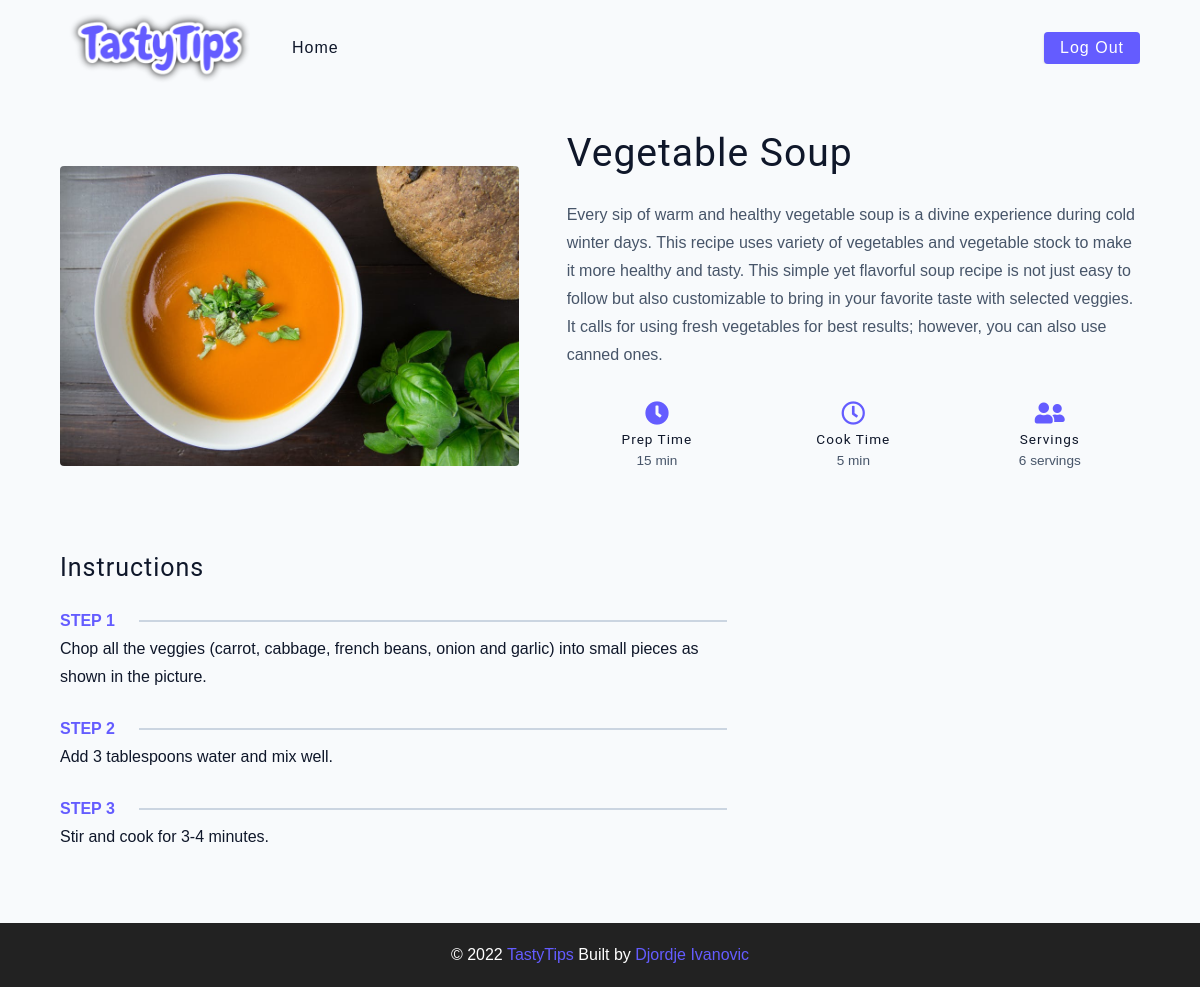
/single_recipe.php?recipe_id=3 (signed in), run on the app's committed database.
### tables this page shows
CREATE TABLE `recipe` (
  `id` int(11) UNSIGNED NOT NULL,
  `name` varchar(255) NOT NULL,
  `prep_time` int(11) NOT NULL,
  `cook_time` int(11) NOT NULL,
  `num_of_servings` int(11) NOT NULL,
  `step_one` varchar(255) NOT NULL,
  `step_two` varchar(255) NOT NULL,
  `step_three` varchar(255) NOT NULL,
  `description` text NOT NULL,
  `image` varchar(255) NOT NULL,
  `user_id` int(10) UNSIGNED NOT NULL
);

### models/Recipe.php (called while the page is built, shortened)
<?php
class Recipe
{
    function __construct($id = null, $name, $prepTime, $cookTime, $num_of_servings, $stepOne, $stepTwo, $stepThree, $description, $imageName, $user_id)
    {
        $this->name = $name;
        $this->prepTime = $prepTime;
        $this->cookTime = $cookTime;
        $this->num_of_servings = $num_of_servings;
        $this->stepOne = $stepOne;
        $this->stepTwo = $stepTwo;
        $this->stepThree = $stepThree;
        $this->description =  $description;
        $this->imageName = $imageName;
    }
    static function getById(mysqli $conn, $id)
    {
        $sql = "SELECT * FROM recipe WHERE id = ?";
        $stmt = $conn->prepare($sql);
        $stmt->bind_param("i", $id);
        $success = $stmt->execute();
        if ($success) {
            $res = $stmt->get_result();
            $array_res = $res->fetch_array();
            $recipe = new Recipe(
                $array_res['id'],
                $array_res['name'],
                $array_res['prep_time'],
                $array_res['cook_time'],
                $array_res['num_of_servings'],
                $array_res['step_one'],
                $array_res['step_two'],
                $array_res['step_three'],
                $array_res['description'],
                $array_res['image'],
                $array_res['user_id']
            );
            return $recipe;
        }
        return false;
    }
}

### single_recipe.php (the view, shortened to what this page needs)
<?php
require 'models/Recipe.php';
require 'db_connection.php';
$recipe = Recipe::getById($conn, $_GET['recipe_id']);
?>
<!DOCTYPE html>
<html lang="en">
<head>
  <link rel="stylesheet" href="./css/normalize.css" />
  <link rel="stylesheet" href="https://cdnjs.cloudflare.com/ajax/libs/font-awesome/5.14.0/css/all.min.css" />
  <link rel="stylesheet" href="./css/index.css" />
</head>
<body>
  <nav class="navbar">
    <div class="nav-center">
      <div class="nav-header">
        <a href="index.php" class="nav-logo">
          <img src="./assets/logo.png" alt="simply recipes" />
        </a>
      </div>
      <div class="nav-links">
        <a href="index.php" class="nav-link">Home</a>
        <div class="nav-link logout-link">
          <a href="logout.php" class="btn">Log out</a>
        </div>
      </div>
    </div>
  </nav>
  <main class="page">
    <section class="recipe-hero">
      <img src="./assets/recipes/<?php echo $recipe->imageName ?>" class="img recipe-hero-img" alt="" />
      <article>
        <h2><?php echo $recipe->name ?></h2>
        <p>
          <?php echo $recipe->description ?>
        </p>
        <div class="recipe-icons">
          <article>
            <i class="fas fa-clock"></i>
            <h5>prep time</h5>
            <p><?php echo $recipe->prepTime ?> min</p>
          </article>
          <article>
            <i class="far fa-clock"></i>
            <h5>cook time</h5>
            <p><?php echo $recipe->cookTime ?> min</p>
          </article>
          <article>
            <i class="fas fa-user-friends"></i>
            <h5>servings</h5>
            <p><?php echo $recipe->num_of_servings ?> servings</p>
          </article>
        </div>
      </article>
    </section>
    <section class="recipe-content">
      <article>
        <h4>instructions</h4>
        <div class="single-instruction">
          <header>
            <p>step 1</p>
            <div></div>
          </header>
          <p>
            <?php echo $recipe->stepOne ?>
          </p>
          <div class="single-instruction">
            <header>
              <p>step 2</p>
              <div></div>
            </header>
            <p>
              <?php echo $recipe->stepTwo ?>
            </p>
            <div class="single-instruction">
              <header>
                <p>step 3</p>
                <div></div>
              </header>
              <p>
                <?php echo $recipe->stepThree ?>
              </p>
            </div>
      </article>
      <article class="second-column"></article>
    </section>
  </main>
  <footer class="page-footer">
    <p>
      &copy; <span id="date"></span>
      <span class="footer-logo">TastyTips</span>
      Built by
      <a href="https://github.com/Djolee00?tab=repositories">Djordje Ivanovic</a>
    </p>
  </footer>
</body>
</html>

### data on the page
recipe: image (picture), name "Vegetable Soup", description "Every sip of warm and healthy vegetable soup is a divine experience during cold winter days. This recipe uses variety of vegetables and vegetable stock to make it more healthy and tasty. This simple yet flavorful soup recipe is not just easy to follow but also customizable to bring in your favorite taste with selected veggies. It calls for using fresh vegetables for best results; however, you can also use canned ones.", prep_time "15", cook_time "5", num_of_servings "6", step_one "Chop all the veggies (carrot, cabbage, french beans, onion and garlic) into small pieces as shown in the picture.", step_two "Add 3 tablespoons water and mix well.", step_three "Stir and cook for 3-4 minutes."
